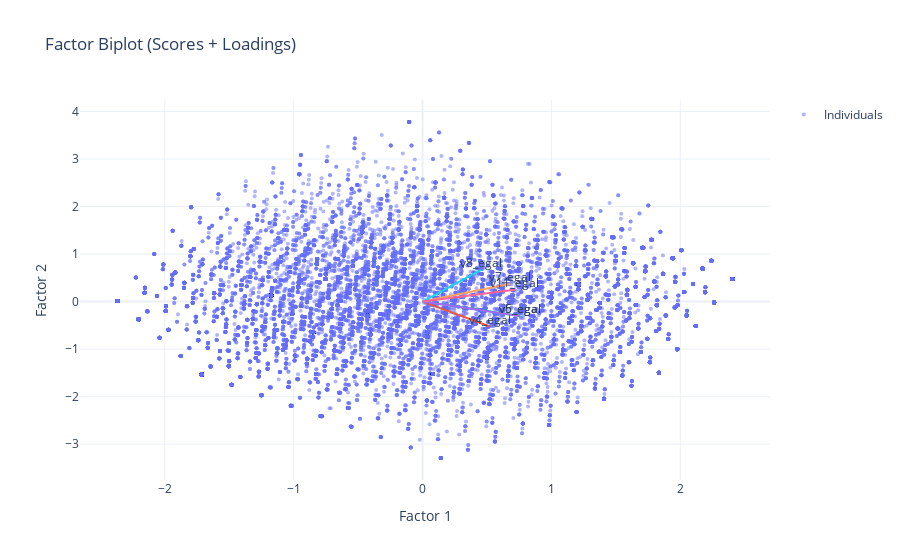

Notebook code for this chart:
### Code cell
plot_loadings_scores(loadings_02,scores_df_02)

### Figure 1 — Plotly figure (JSON) as saved in the notebook; plotly's stock layout.template omitted (floating-point values rounded to 4 significant figures; data arrays with more than 128 entries replaced by an {"elided": "..."} marker saying what was removed)
{"data": [{"marker": {"opacity": 0.5, "size": 4}, "mode": "markers", "name": "Individuals", "type": "scatter", "x": {"elided": "21874 float values"}, "y": {"elided": "21874 float values"}}, {"line": {"width": 2}, "mode": "lines+text", "showlegend": false, "text": [null, "v4_egal"], "textposition": "top center", "type": "scatter", "x": [0, 0.5221], "y": [0, -0.5243]}, {"line": {"width": 2}, "mode": "lines+text", "showlegend": false, "text": [null, "v5_egal"], "textposition": "top center", "type": "scatter", "x": [0, 0.7595], "y": [0, -0.3043]}, {"line": {"width": 2}, "mode": "lines+text", "showlegend": false, "text": [null, "v6_egal"], "textposition": "top center", "type": "scatter", "x": [0, 0.7578], "y": [0, -0.3061]}, {"line": {"width": 2}, "mode": "lines+text", "showlegend": false, "text": [null, "v7_egal"], "textposition": "top center", "type": "scatter", "x": [0, 0.682], "y": [0, 0.3736]}, {"line": {"width": 2}, "mode": "lines+text", "showlegend": false, "text": [null, "v8_egal"], "textposition": "top center", "type": "scatter", "x": [0, 0.4544], "y": [0, 0.6652]}, {"line": {"width": 2}, "mode": "lines+text", "showlegend": false, "text": [null, "v11_egal"], "textposition": "top center", "type": "scatter", "x": [0, 0.7158], "y": [0, 0.2511]}], "layout": {"title": {"text": "Factor Biplot (Scores + Loadings)"}, "xaxis": {"title": {"text": "Factor 1"}, "zeroline": true}, "yaxis": {"title": {"text": "Factor 2"}, "zeroline": true}}}
